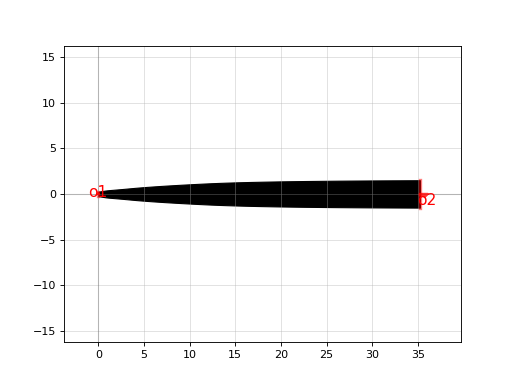

Source code (Python):
import gdsfactory as gf

c = gf.components.taper_0p5_to_3_l36(cross_section='strip')
c.plot()
